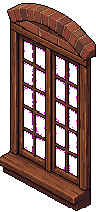
#> input picture e2e/pixel-art/quarto/novo/quarto/janelas/tijolo/avulso-1.png, 96 x 212 px; its folder holds only this picture in this run
$ python avulsa.py
#> lines starting #> are read from the running program, lines starting #| are printed output that depends on the picture; after the words box and inside, x2 and y2 are one past the last pixel; in counts of white or black regions, pixels touching at a corner belong together
### e2e/pixel-art/quarto/novo/quarto/janelas/vidro_limpo.py
# O VIDRO SEM PINTAS (relato dele, 09/11/2026: "a janela parece ter dois pixels de artefato"). A máscara do vidro sai do
# magenta da pintura, e o serrilhado da borda deixava pixels de madeira SOLTOS dentro dela: um pixel isolado no meio do vidro
# (o arco em 364,140; a de cortinas em 352,110) e, na janela original avulsa, a beira direita do montante do meio (x 362)
# em pontilhado, ora o rosa do serrilhado (vidro), ora o marrom escuro do contorno (madeira). De dia quase não se vê; de
# noite, com a vista escura atrás, cada um vira um pontinho preto colado na moldura. Aqui eles viram vidro:
#   - o pixel de madeira com vidro em 3 dos 4 lados (o furo);
#   - o "dente": até 3 pixels de madeira seguidos numa coluna (ou linha), com vidro acima e abaixo (ou dos dois lados) da
#     fileira e, em cada um deles, vidro de um lado e madeira do outro (a beira serrilhada de um montante). Uma travessa
#     que cruza o montante não entra: do outro lado dela também há madeira.
#   py e2e/pixel-art/quarto/novo/quarto/janelas/vidro_limpo.py [--gravar] [tipo...]   → mostra (e, com --gravar, limpa) <tipo>/vidro.png
# (original-pecas.py e pecas.py chamam sem_pintas() antes de gravar.)
import os, sys
import numpy as np
from PIL import Image

MAX_DENTE = 3

def _dentes(v):
    """Os dentes verticais: fileiras de até MAX_DENTE pixels de madeira numa coluna, entre vidro, encostadas no vidro de um lado só."""
    h, w = v.shape; novo = np.zeros_like(v)
    for x in range(1, w - 1):
        col = v[:, x]; y = 1
        while y < h - 1:
            if col[y] or not col[y - 1]: y += 1; continue
            f = y
            while f < h - 1 and not col[f]: f += 1
            n = f - y  # madeira em y..f-1, vidro em y-1 e (se f < h) em f
            if f < h and col[f] and n <= MAX_DENTE:
                ys = np.arange(y, f)
                esq, dir_ = v[ys, x - 1], v[ys, x + 1]
                if np.all(esq ^ dir_): novo[ys, x] = True
            y = f
    return novo

def sem_pintas(vidro):
    v = vidro.astype(bool).copy()
    for _ in range(4):
        p = np.pad(v, 1)
        n4 = p[:-2, 1:-1].astype(int) + p[2:, 1:-1] + p[1:-1, :-2] + p[1:-1, 2:]
        furo = ~v & (n4 >= 3)
        dente = _dentes(v) | _dentes(v.T).T
        mudou = furo | dente
        if not mudou.any(): break
        v |= mudou
    return v

# [11 lines that do not run on import are left out]

### e2e/pixel-art/quarto/novo/quarto/janelas/avulsa.py
# Põe no lugar a janela do salão gerada SEM PAREDE (avulsa.mjs): a peça, o vidro e o luar, nas coordenadas do quarto
# (a parede da direita), como os outros tipos (pecas.py). O PixelLab tirou o magenta junto com o fundo: o vidro são os
# BURACOS dentro da moldura, mais os fiapos de magenta que sobraram na beira dele.
#   python e2e/pixel-art/quarto/novo/quarto/janelas/avulsa.py [tipo] [opção]
import json, os, sys
import numpy as np
from PIL import Image
from scipy.ndimage import binary_fill_holes, label
sys.path.insert(0, os.path.dirname(os.path.abspath(__file__)))
from vidro_limpo import sem_pintas

AQUI = os.path.dirname(os.path.abspath(__file__))
tipo = sys.argv[1] if len(sys.argv) > 1 else 'tijolo'; n = sys.argv[2] if len(sys.argv) > 2 else '1'
d = os.path.join(AQUI, tipo); ref = json.load(open(os.path.join(d, 'ref.json')))
#> (reads e2e/pixel-art/quarto/novo/quarto/janelas/arco/ref.json from the repository)
chao = lambda x: 226 + (x - 256) * (114 / 216)
ys, xs = np.mgrid[0:512, 0:512]

a = np.array(Image.open(os.path.join(d, f'avulso-{n}.png')).convert('RGBA')).astype(int)
op = a[..., 3] > 127
#> op: shape (212, 96) bool; 59.9% white; 27 black regions (5 under 20 px), largest, box (x1, y1, x2, y2) and area: (0, 0, 96, 157) 2726, (0, 57, 96, 212) 2456, (56, 102, 65, 125) 163
rosado = (a[..., 0] - a[..., 1] > 60) & (a[..., 2] - a[..., 1] > 60)
#> rosado: shape (212, 96) bool; 1.4% white in thin lines or dots, all inside (x1, y1, x2, y2) = (24, 41, 77, 174)
op &= ~rosado
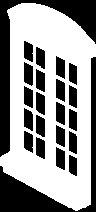
#> op: shape (212, 96) bool; 58.5% white; 22 black regions, largest, box (x1, y1, x2, y2) and area: (0, 0, 96, 157) 2726, (0, 57, 96, 212) 2456, (24, 62, 33, 86) 179
# só o pedaço grande (fora ele, sujeira solta do fundo)
rot, k = label(op); tam = np.bincount(rot.ravel()); tam[0] = 0; op = rot == tam.argmax()
#> after `rot, k = label(op)`: k = 1
#> after `tam = np.bincount(rot.ravel())`: tam = [8442, 11910]
vidro = binary_fill_holes(op) & ~op
#> vidro: shape (212, 96) bool; 16% white; 20 white regions, largest, box (x1, y1, x2, y2) and area: (24, 62, 33, 86) 179, (56, 102, 65, 125) 175, (36, 92, 45, 115) 173
# um buraco pequeno na madeira não é vidro
rv, kv = label(vidro); tv = np.bincount(rv.ravel()); tv[0] = 0; vidro = np.isin(rv, np.nonzero(tv >= 12)[0])
#> after `rv, kv = label(vidro)`:
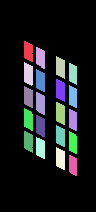
#> rv: shape (212, 96) int32; 21 distinct labels, from 0 to 20; one colour per label, 0 black
#> after `rv, kv = label(vidro)`: kv = 20
#> after `tv = np.bincount(rv.ravel())`: tv = 21 values, max 17092 at index 0, min 143 at index 20, mean 969.1
vidro = sem_pintas(vidro)  # (a madeira solta dentro do vidro: vidro_limpo.py)
#> the loop in sem_pintas, `for _ in range(4):` made 2 passes
#> pass 1, in sem_pintas, `n4 = p[:-2, 1:-1].astype(int) + p[2:, 1:-1] + p[1:-1, :-2] + p[1:-1, 2:]`:
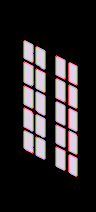
#> n4: shape (212, 96) int64; 5 distinct labels, from 0 to 4; one colour per label, 0 black

tela = np.zeros((512, 512, 4), np.uint8); vid = np.zeros((512, 512), bool)
y0, x0 = ref['y0'], ref['x0']; h, w = op.shape
#> after `h, w = op.shape`: h = 212; w = 96
QUARTO = tipo != 'tijolo'
antigo = None
if QUARTO:
    # OS TIPOS DO QUARTO (09/11/2026): a peça nova fica com o CENTRO no centro da antiga (o recorte, guardado em
    # recorte-peca-dia.png na primeira vez), e o nome e o resto do janela.json continuam os dela.
    rec = os.path.join(d, 'recorte-peca-dia.png')
    if not os.path.exists(rec): os.replace(os.path.join(d, 'peca-dia.png'), rec)
    antigo = np.array(Image.open(rec))[..., 3] > 127
    ay, ax = np.nonzero(antigo); ny, nx = np.nonzero(op)
    y0 += int(round((ay.min() + ay.max()) / 2 - (y0 + (ny.min() + ny.max()) / 2)))
    x0 += int(round((ax.min() + ax.max()) / 2 - (x0 + (nx.min() + nx.max()) / 2)))
tela[y0:y0 + h, x0:x0 + w][op] = np.dstack([a[..., :3], np.full(op.shape, 255)]).astype(np.uint8)[op]
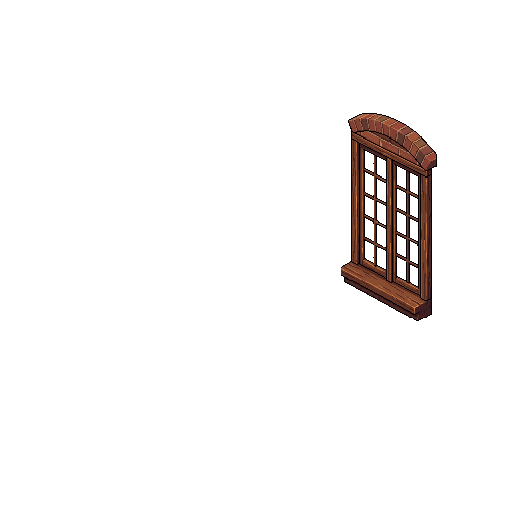
#> tela: shape (512, 512, 4); mean R, G, B, A 4, 2.2, 1.6, 11.6; transparent parts drawn white
vid[y0:y0 + h, x0:x0 + w] = vidro
#> vid: shape (512, 512) bool; 1.2% white; 20 white regions, largest, box (x1, y1, x2, y2) and area: (365, 172, 374, 196) 179, (397, 212, 406, 235) 175, (377, 202, 386, 225) 173
if QUARTO:
    # de noite, o desenho vezes a luz da noite do lugar (como pecas.py)
    from scipy.ndimage import gaussian_filter
    ler = lambda f: np.array(Image.open(os.path.join(AQUI, f)).convert('RGB')).astype(float)
    borrar = lambda a: np.stack([gaussian_filter(a[..., c], 10) for c in range(3)], 2)
    razao = borrar(ler('sem-janela-noite.png')) / np.maximum(1, borrar(ler('sem-janela-dia.png')))
    noite = tela.copy(); noite[..., :3] = np.clip(tela[..., :3] * razao, 0, 255).astype(np.uint8) * (tela[..., 3:] > 0)
    Image.fromarray(tela, 'RGBA').save(os.path.join(d, 'peca-dia.png'), optimize=True)
    Image.fromarray(noite, 'RGBA').save(os.path.join(d, 'peca-noite.png'), optimize=True)
else:
  for nome in ('peca-dia', 'peca-noite'):  # no salão a noite sai do dia, por código
    Image.fromarray(tela, 'RGBA').save(os.path.join(d, nome + '.png'), optimize=True)
Image.fromarray((vid * 255).astype(np.uint8)).save(os.path.join(d, 'vidro.png'), optimize=True)

def projetar(vidro):
    """O luar de um vidro (o mesmo de pecas.py): cada pixel do chão olha para trás, ao longo da luz."""
    B = np.array([256, 226.]); L = np.array([40, 340.]); R = np.array([472, 340.])
    inv = np.linalg.inv(np.array([L - B, R - B]).T / 8.0)
    u, v = np.einsum('ij,jkl->ikl', inv, np.stack([xs + .5 - B[0], ys + .5 - B[1]]))
    hh = (u + 1.7) / 0.034; vv = v + 0.86
    x = np.round(256 + 27 * vv - .5).astype(int); y = np.round(chao(256 + 27 * vv) - hh - .5).astype(int)
#> after `x = np.round(256 + 27 * vv - 0.5).astype(int)`:
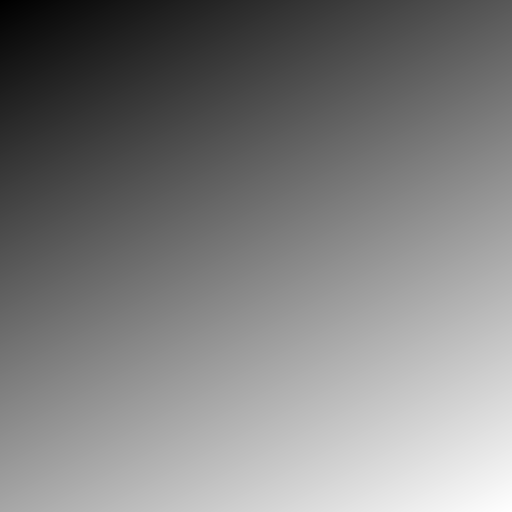
#> x: shape (512, 512) int64; min -63, max 677, mean 307.1; drawn with min black and max white
#> after `y = np.round(chao(256 + 27 * vv) - hh - 0.5).astype(int)`:
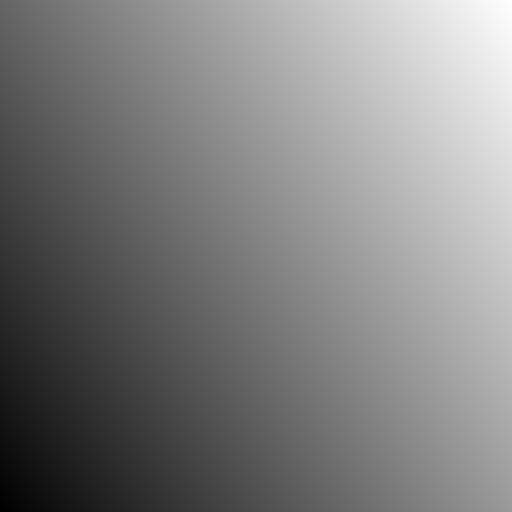
#> y: shape (512, 512) int64; min -171, max 514, mean 171.8; drawn with min black and max white
    ok = (u > 0) & (u < 8) & (v > 0) & (v < 8) & (x >= 0) & (x < 512) & (y >= 0) & (y < 512)
#> ok: shape (512, 512) bool; 18% white; 1 white region, box (x1, y1, x2, y2) and area: (83, 226, 471, 454) 47217
    luz = np.zeros((512, 512), bool); luz[ok] = vidro[y[ok], x[ok]]
#> after `luz[ok] = vidro[y[ok], x[ok]]`: luz: shape (512, 512) bool; 0.93% white; 16 white regions, largest, box (x1, y1, x2, y2) and area: (286, 291, 311, 306) 177, (319, 287, 345, 301) 169, (339, 298, 364, 312) 168
    return luz

Image.fromarray((projetar(vid) * 255).astype(np.uint8)).save(os.path.join(d, 'luar.png'), optimize=True)
m = tela[..., 3] > 0; cols = np.nonzero(m.any(0))[0]
#> after `m = tela[..., 3] > 0`:
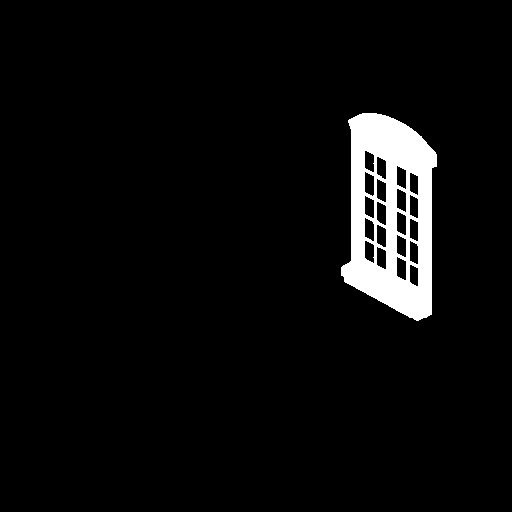
#> m: shape (512, 512) bool; 4.5% white; 1 white region, box (x1, y1, x2, y2) and area: (341, 113, 437, 321) 11910
#> after `cols = np.nonzero(m.any(0))[0]`: cols = 96 values from 341 to 436
#> (the run stopped early here; a loop or call above may not have finished)
